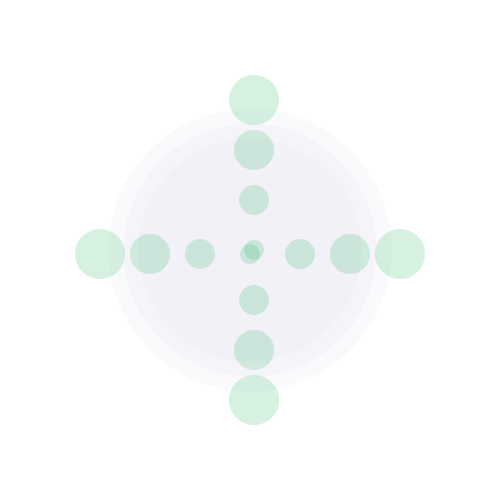
Frame 1 (no input)
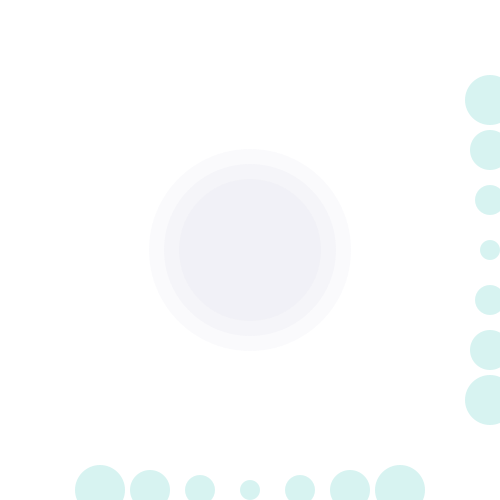
Frame 60 (the mouse pressed at the canvas centre just before this capture)
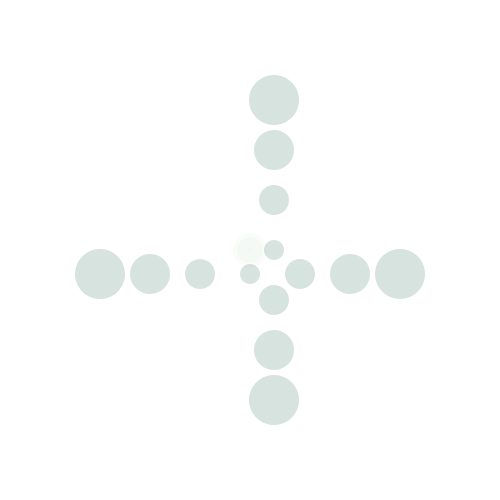
Frame 120 (the mouse held since frame 60 and released just before this capture)

The Processing sketch that drew these frames (run headless with seeded random() and noise(); from frame 60 on, the mouse is pressed at the canvas centre):

// Processing sketch: processing_90904
// ── processing_90904.pde

//Jessica Yang
//Feb 24 2013
//moving circles
float circleX = 250;
float circleXspeed = 4;
float circleY = 250;
float circleYspeed = 3;
float circleJ = 500;
float circleJspeed = 3;

void setup() {
  size(500, 500);
}

void draw() {
  background(255);
  noStroke();
  circleX = circleX + circleXspeed;
  circleY = circleY + circleYspeed;

  fill(200, 200, 224, 25);
  
 if (circleY> 300) {
    circleYspeed = -3;
  }
  if (circleY<0) {
    circleYspeed=3;
  }
 if (mousePressed==true) {
   fill(200, 224, 200,25);
           
    }
  
  ellipse(250, 250, circleY, circleY);
  ellipse(250, 250, circleY+30, circleY+30);
  ellipse(250, 250, circleY-30, circleY-30);


  if (circleX> width) {
    circleXspeed = -4;
  }
  if (circleX<0) {
    circleXspeed=4;
  }
  
    fill(1, random(255), random(255), 40);
  ellipse(circleX, 100, 50, 50);
  ellipse(circleX, 150, 40, 40);
  ellipse(circleX, 200, 30, 30);
  ellipse(circleX, 250, 20, 20);
  ellipse(circleX, 300, 30, 30);
  ellipse(circleX, 350, 40, 40);
  ellipse(circleX, 400, 50, 50);

ellipse (100, circleX,50, 50);
 ellipse( 150,circleX, 40, 40);
  ellipse( 200,circleX, 30, 30);
  ellipse( 250,circleX, 20, 20);
  ellipse( 300,circleX, 30, 30);
  ellipse( 350,circleX, 40, 40);
  ellipse( 400, circleX,50, 50);
 
}
